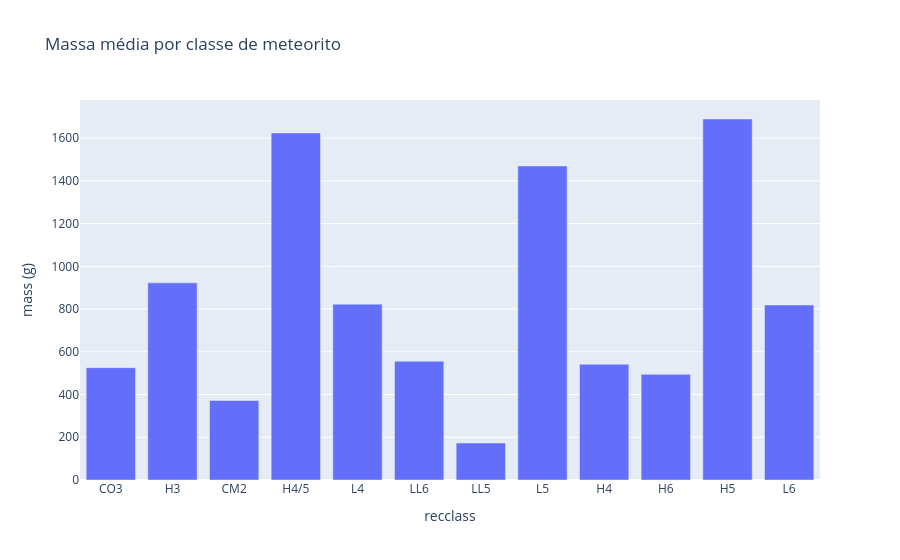

The code cell stored with this chart in its notebook:
### Markdown cell above
#### Gráfico de barras

### Code cell
met_cat = meteoritos.groupby('recclass').agg({'mass (g)': 'mean', 'id': 'count'}).reset_index()
met_cat = met_cat[met_cat['id'] > 300]
met_cat = met_cat.sort_values(by='id')
px.bar(met_cat, x='recclass', y='mass (g)', title='Massa média por classe de meteorito')

### Figure 1 — Plotly figure (JSON) as saved in the notebook; plotly's stock layout.template omitted (floating-point values rounded to 4 significant figures)
{"data": [{"hovertemplate": "recclass=%{x}<br>mass (g)=%{y}<extra></extra>", "legendgroup": "", "marker": {"color": "#636efa", "pattern": {"shape": ""}}, "name": "", "orientation": "v", "showlegend": false, "textposition": "auto", "type": "bar", "x": ["CO3", "H3", "CM2", "H4/5", "L4", "LL6", "LL5", "L5", "H4", "H6", "H5", "L6"], "xaxis": "x", "y": [525.7, 922.5, 372.0, 1624.0, 823.0, 555.8, 172.9, 1470.0, 541.7, 494.4, 1689.0, 818.9], "yaxis": "y"}], "layout": {"barmode": "relative", "legend": {"tracegroupgap": 0}, "title": {"text": "Massa média por classe de meteorito"}, "xaxis": {"anchor": "y", "domain": [0, 1], "title": {"text": "recclass"}}, "yaxis": {"anchor": "x", "domain": [0, 1], "title": {"text": "mass (g)"}}}}
